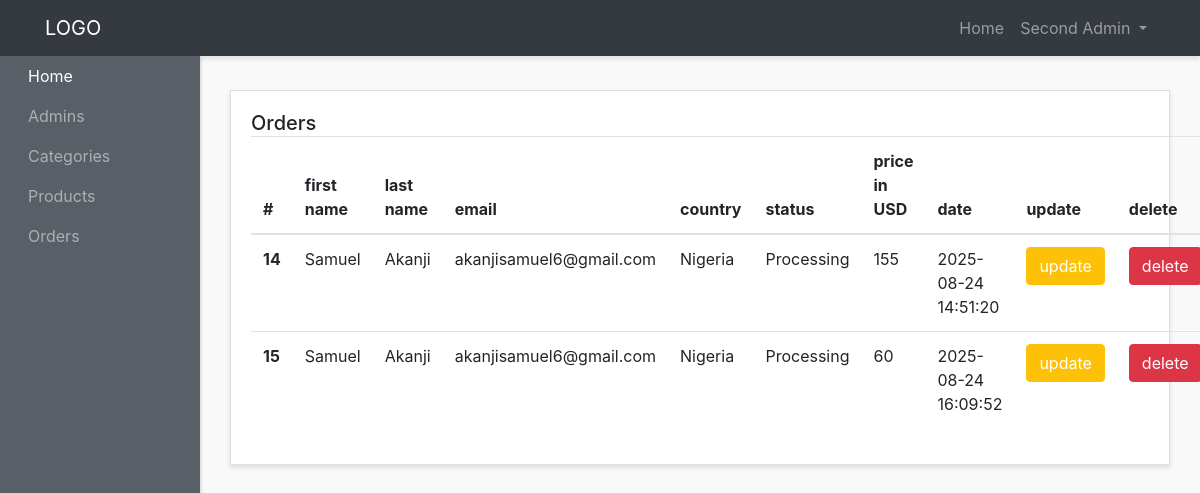
/admin-panel/orders-admins/show-orders.php (signed in), run on the app's committed database.
### tables this page shows
CREATE TABLE `orders` (
  `id` int(10) NOT NULL,
  `name` varchar(200) NOT NULL,
  `lname` varchar(200) NOT NULL,
  `company_name` varchar(200) NOT NULL,
  `address` varchar(200) NOT NULL,
  `city` varchar(200) NOT NULL,
  `country` varchar(200) NOT NULL,
  `zip_code` int(20) NOT NULL,
  `email` varchar(200) NOT NULL,
  `phone_number` int(20) NOT NULL,
  `order_notes` text NOT NULL,
  `status` varchar(200) NOT NULL DEFAULT 'Sent to Admins',
  `price` int(20) NOT NULL,
  `user_id` int(10) NOT NULL,
  `created_at` timestamp NOT NULL DEFAULT current_timestamp()
);

### admin-panel/orders-admins/show-orders.php (the view, shortened to what this page needs)
<?php require '../layout/header.php'; ?>
<?php require '../../config/config.php'; ?>
<?php
  $orders = $conn->query("SELECT * FROM orders");
  $orders->execute();
  $allOrders = $orders->fetchAll(PDO::FETCH_OBJ);
?>
    <div class="row">
        <div class="col">
          <div class="card">
            <div class="card-body">
              <h5 class="card-title mb-4 d-inline">Orders</h5>
              <table class="table">
                <thead>
                  <tr>
                    <th scope="col">#</th>
                    <th scope="col">first name</th>
                    <th scope="col">last name</th>
                    <th scope="col">email</th>
                    <th scope="col">country</th>
                    <th scope="col">status</th>
                    <th scope="col">price in USD</th>
                    <th scope="col">date</th>
                    <th scope="col">update</th>
                    <th scope="col">delete</th>
                  </tr>
                </thead>
                <tbody>
                  <?php foreach($allOrders as $order) : ?>
                  <tr>
                    <th scope="row"><?php echo $order->id; ?></th>
                    <td><?php echo $order->name; ?></td>
                    <td><?php echo $order->lname; ?></td>
                    <td><?php echo $order->email; ?></td>
                    <td><?php echo $order->country; ?></td>
                    <td><?php echo $order->status; ?></td>
                    <td><?php echo $order->price; ?></td>
                    <td><?php echo $order->created_at; ?></td>
                    <td><a href="<?php echo ADMINURL; ?>orders-admins/update-order.php?id=<?php echo $order->id; ?>" class="btn btn-warning text-white mb-4 text-center">update</a></td>
                    <td><a href="<?php echo ADMINURL; ?>orders-admins/delete-order.php?id=<?php echo $order->id; ?>" class="btn btn-danger text-white mb-4 text-center">delete</a></td>
                  </tr>
                  <?php endforeach; ?>
                </tbody>
              </table>
            </div>
          </div>
        </div>
      </div>
<?php require '../layout/footer.php'; ?>

### admin-panel/styles/style.css (style rules this page uses)
body { background:#f9f9f9; }
.card { margin-bottom: 15px; border-radius:0; box-shadow: 0 3px 5px rgba(0,0,0,.1); }

### data on the page
orders: id "14", name "Samuel", lname "Akanji", email "akanjisamuel6@gmail.com", country "Nigeria", status "Processing", price "155", created_at "2025-08-24 14:51:20"
orders: id "15", name "Samuel", lname "Akanji", email "akanjisamuel6@gmail.com", country "Nigeria", status "Processing", price "60", created_at "2025-08-24 16:09:52"

### other printed values
$_SESSION['admin_name'] "Second Admin"
